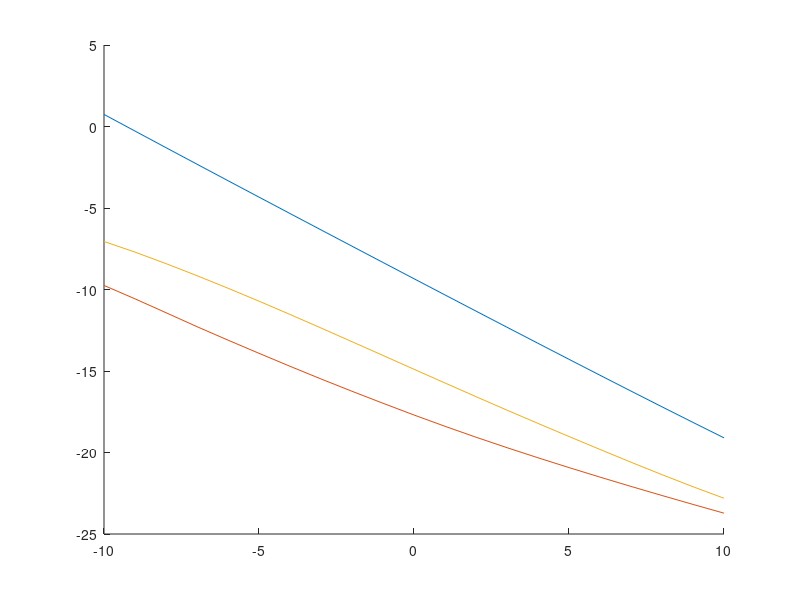

Write MATLAB code to recreate this figure. (Note: this script raises an error after producing the figure.)
clear all
close all

figure
hold on

% alternating projections
load('cvx_SNR.mat')
plot(SNR,10*log10(err_cvx))

%load('EM/EM_Mw.mat');
%plot(10*log10(err_EM))

%RPCA
load('RPCA_SNR.mat')

for i=1:length(SNR)
	err_pg_opt(i)=min(err_pg(i,:));	
end
plot(SNR,10*log10(err_pg_opt))
plot(SNR,10*log10(err_pg(:,11))) %Wright's parameter'

%MCMC
load('MCMC_SNR.mat');
d_mcmc_moy = squeeze(mean(d_mcmc(:,end-200:end,:),2));
for i=1:length(SNR)
	err_moy(i) = norm( d_ref(:,i) - d_mcmc_moy(:,i) ) /  norm( d_ref(:,i));
end
plot(SNR,10*log10(err_moy));

xlabel('SNR (dB)')
ylabel('Relative error on diag($\bo{S}_{aa}$) (dB)')
legend('Hald','RPCA, $\lambda_{opt}$','RPCA, $\lambda=1/\sqrt{M}$','MCMC')

%plot_fig(gcf,8,6)
%matlab2tikz('all_SNR.tex')
